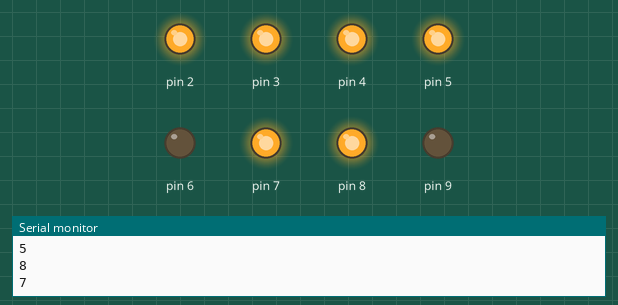
A sketch run on a simulated Arduino Uno, built with avr-gcc and run on an emulated ATmega328P. On the bench: output pins drawn as LEDs (lit = HIGH), the last lines printed to the serial monitor.

Above: at 0.1 s.
At 1.3 s:
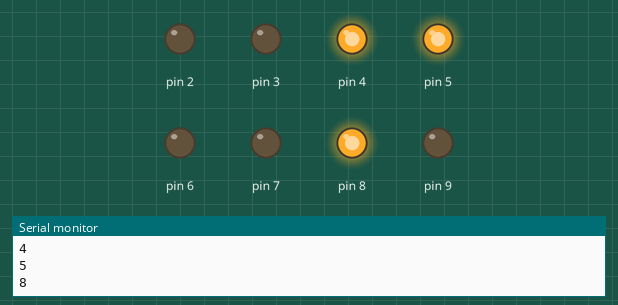
At 1.9 s:
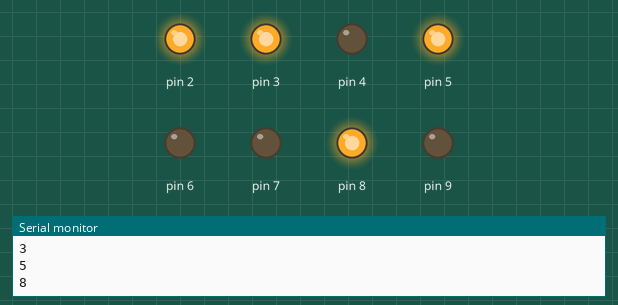
At 2.7 s:
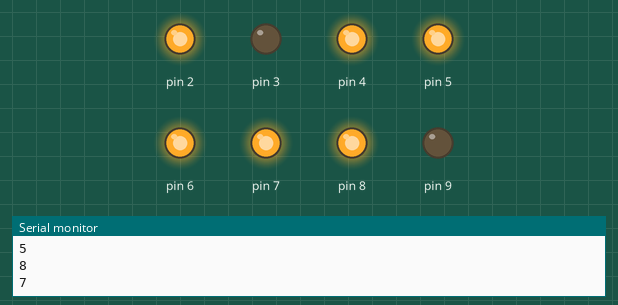
At 20.7 s:
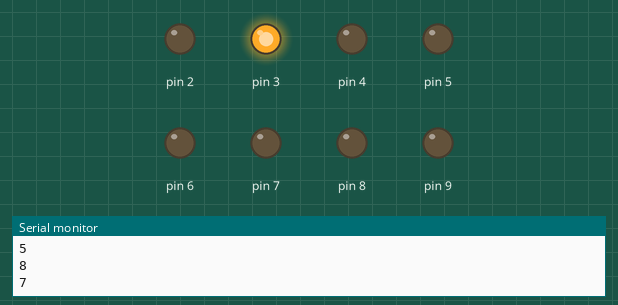
At 39.2 s:
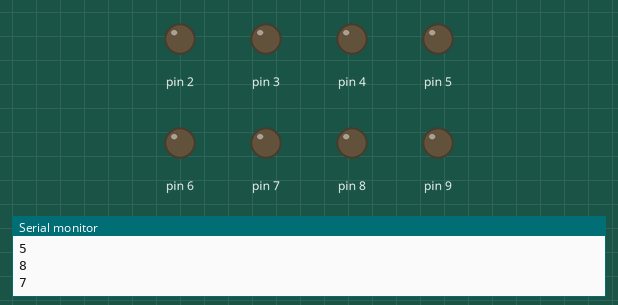
Timing chart, 0 to 40.0 s (numbered marks = the images above):
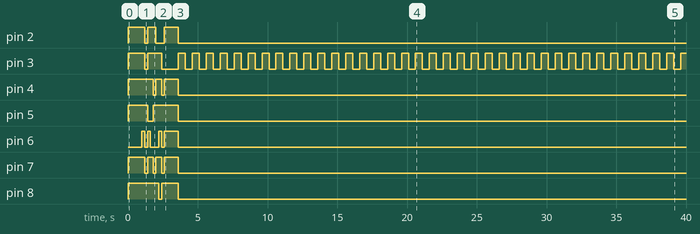

Measured:
- by itself, pin 2: goes HIGH 1.2 s, LOW 0.20 s, HIGH 0.60 s, LOW 0.60 s, HIGH 1.0 s, then LOW
- by itself, pin 3: goes HIGH 1.2 s, LOW 0.20 s, HIGH 1.0 s, LOW 1.2 s, 36 × (HIGH 0.50 s, LOW 0.50 s), then HIGH
- by itself, pin 4: goes HIGH 1.8 s, LOW 0.20 s, HIGH 0.40 s, LOW 0.20 s, HIGH 1.0 s, then LOW
- by itself, pin 5: LOW → HIGH at 0.00 s, → LOW 1.4 s later, → HIGH 0.40 s later, → LOW 1.8 s later
- by itself, pin 6: LOW → HIGH at 1.0 s, → LOW 0.20 s later, → HIGH 0.20 s later, → LOW 0.20 s later, … (8 changes in this stretch)
- by itself, pin 7: repeats every 0.60 s: LOW 0.20 s, HIGH 0.40 s
- by itself, pin 8: LOW → HIGH at 0.00 s, → LOW 2.2 s later, → HIGH 0.20 s later, → LOW 1.2 s later

The sketch:

_01__.ino
```cpp
int number[][10]={{3,2,4,5,8,7},{4,5,2,3,8,7,6},{4,5,8},{4,2,3,8,7,6},{4,2,3,8,7},{2,3,5,8},{4,5,3,8,7},{4,5,3,6,7},{5,8},{6,2,4,5,8,7},{3}};
int num[]={9,8,7,6,5,4,3,2,1,0};
int input_number[]={6,7,3,6,5,4,5,5,2,6,1};
bool endTime=false;//结束与否

void setup() {
  // put your setup code here, to run once:
  for(int i=2;i<10;i++)
  {
    pinMode(i,OUTPUT);
  }
  Serial.begin(9600);
}

void loop() {
  // put your main code here, to run repeatedly:

  if (!endTime)
  {
      for(int i=0;i<10;i++)
   {
    //显示数字
    for(int j=0;j<input_number[i];j++)
    {
      Serial.println(number[i][j]);
      digitalWrite(number[i][j],HIGH);
    }

    if (i==0 || i==9)
    {
        delay(1000);//9时候停留一秒
    }
    else
    {
      delay(200);
    }

    for(int j=0;j<input_number[i];j++)
    {
      Serial.println(number[i][j]);
      digitalWrite(number[i][j],LOW);
    }
    if(i==9)
    {
      endTime=true;
    }
   }
  }
  else
  {
    digitalWrite(3,HIGH);
    delay(500);
    digitalWrite(3,LOW);
    delay(500);
  }

 }
```
